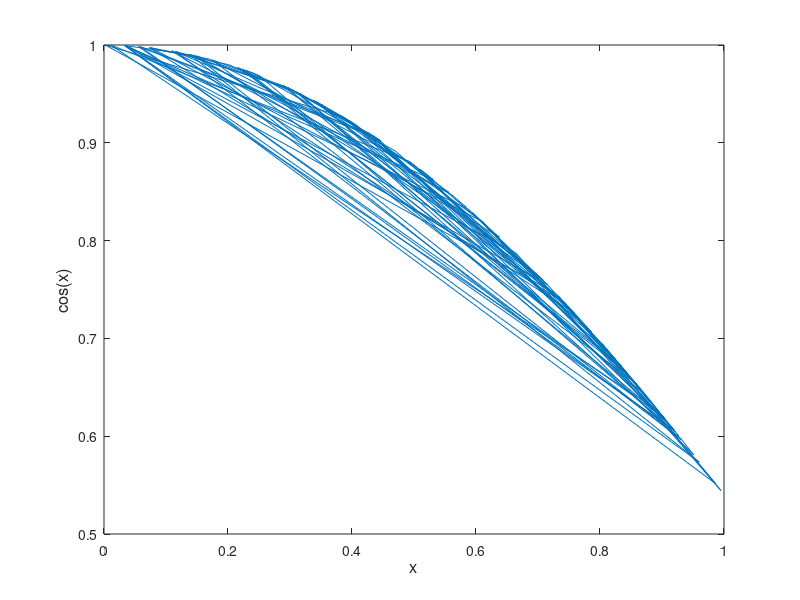

MATLAB code for this plot:
clear,clc;

% x = rand(1,100);
% y= exp(x);
% plot(x,y);
% xlabel('x', 'FontSize', 12);
% ylabel('exp(x)', 'FontSize', 12);
% print -depsc exp

% x = rand(1,100);
% y= log(x);
% plot(x,y);
% xlabel('x', 'FontSize', 12);
% ylabel('log(x)', 'FontSize', 12);
% print -depsc log

% x = rand(1,100);
% y = sin(x);
% plot(x,y);
% xlabel('x', 'FontSize', 12);
% ylabel('sin(x)', 'FontSize', 12);
% print -depsc sin

x = rand(1,100);
y= cos(x);
plot(x,y);
xlabel('x', 'FontSize', 12);
ylabel('cos(x)', 'FontSize', 12);
print -depsc cos


